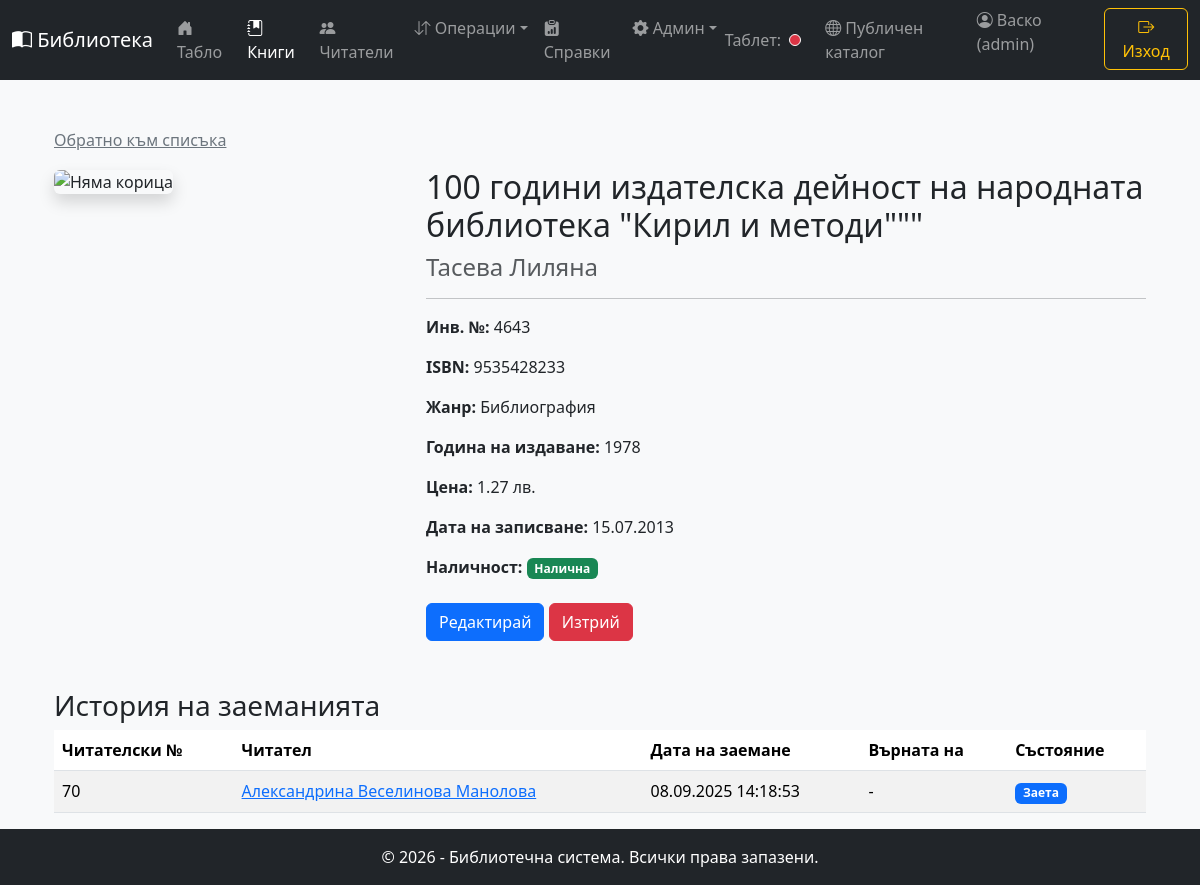
The app's page /book/4643 (signed in) with its own data.
### tables this page shows
CREATE TABLE books ( tom_no VARCHAR(255) PRIMARY KEY, isbn VARCHAR(255), author VARCHAR(255) NOT NULL, title VARCHAR(255) NOT NULL, genre VARCHAR(255), publish_year INT, record_date DATE, price DECIMAL(10, 2), is_donation BOOLEAN DEFAULT FALSE , cover_image TEXT);

CREATE TABLE borrows ( borrow_id INTEGER PRIMARY KEY AUTOINCREMENT, book_tom_no VARCHAR(255) NOT NULL, reader_no VARCHAR(255) NOT NULL, borrow_date DATE NOT NULL, due_date DATE NOT NULL, return_date DATE, signature_path TEXT, fine_amount REAL DEFAULT 0.0, fine_paid_date TEXT, FOREIGN KEY (book_tom_no) REFERENCES books(tom_no), FOREIGN KEY (reader_no) REFERENCES readers(reader_no) );

CREATE TABLE readers ( reader_no VARCHAR(255) PRIMARY KEY, full_name VARCHAR(255) NOT NULL, city VARCHAR(255), address TEXT, phone VARCHAR(50), email VARCHAR(255), profession VARCHAR(255), education VARCHAR(255), gender VARCHAR(10), registration_date DATE, is_under_14 BOOLEAN DEFAULT FALSE, last_registration_year INT );

### application/routes_books.py (the view)
@books_bp.route('/book/<path:tom_no>')
def book_details_page(tom_no):
    conn = get_db()
    book = conn.execute('SELECT * FROM books WHERE tom_no = ?', (tom_no,)).fetchone()
    if not book:
        default_redirect = url_for('public.public_catalog_page') if 'user_id' not in session else url_for('books.books_list_page')
        flash('Книга не е намерена!', 'danger')
        return redirect(default_redirect)
    is_admin_view = 'user_id' in session
    borrow_history = []
    if is_admin_view:
        borrow_history_sql = "SELECT br.*, r.full_name, r.reader_no FROM borrows br JOIN readers r ON br.reader_no = r.reader_no WHERE br.book_tom_no = ? ORDER BY br.borrow_date DESC"
        borrow_history = conn.execute(borrow_history_sql, (tom_no,)).fetchall()
    back_url = request.args.get('back_url', None)
    return render_template('book_details.html', book=book, borrow_history=borrow_history, is_admin_view=is_admin_view, back_url=back_url)

### application/templates/book_details.html (shortened to what this page needs)
{% extends "base.html" %}
{% block content %}
<div class="container mt-4">
    {% if back_url %}
        <a href="{{ back_url }}" class="text-secondary d-block mb-3"><i class="fas fa-arrow-left"></i> Обратно</a>
    {% elif is_admin_view %}
        <a href="{{ url_for('books.books_list_page') }}" class="text-secondary d-block mb-3"> Обратно към списъка</a>
    {% else %}
        <a href="{{ url_for('public.public_catalog_page') }}" class="text-secondary d-block mb-3"><i class="fas fa-arrow-left"></i> Обратно към каталога</a>
    {% endif %}
    <div class="row">
        <div class="col-md-4">
            {% if book.cover_image %}
                <img src="{{ url_for('books.serve_cover', filename=book.cover_image) }}" class="img-fluid rounded shadow" alt="Корица на {{ book.title }}">
            {% else %}
                <img src="{{ url_for('static', filename='placeholder.png') }}" class="img-fluid rounded shadow" alt="Няма корица">
            {% endif %}
        </div>
        <div class="col-md-8">
            <h2>{{ book.title }}</h2>
            <h4 class="text-muted">{{ book.author }}</h4>
            <hr>
            <p><strong>Инв. №:</strong> {{ book.tom_no }}</p>
            <p><strong>ISBN:</strong> {{ book.isbn or 'Няма данни' }}</p>
            <p><strong>Жанр:</strong> {{ book.genre or 'Няма данни' }}</p>
            <p><strong>Година на издаване:</strong> {{ book.publish_year or 'Няма данни' }}</p>
            <p><strong>Цена:</strong> {{ '%.2f лв.'|format(book.price) if book.price is not none else 'Няма данни' }}</p>
            <p><strong>Дата на записване:</strong> {{ book.record_date | format_date_dmy }}</p>
            <p><strong>Наличност:</strong>
                {% if book.is_borrowed %}
                    <span class="badge bg-warning text-dark">Заета</span>
                {% else %}
                    <span class="badge bg-success">Налична</span>
                {% endif %}
            </p>
            {% if is_admin_view %}
            <div class="mt-4">
                <button class="btn btn-primary edit-book-btn"
                        data-bs-toggle="modal"
                        data-bs-target="#editBookModal"
                        data-book-id="{{ book.tom_no }}">
                     Редактирай
                </button>
                <form action="{{ url_for('books.delete_book', tom_no=book.tom_no) }}" method="POST" class="d-inline" onsubmit="return confirm('Сигурни ли сте, че искате да изтриете тази книга?');">
                    <button type="submit" class="btn btn-danger">
                         Изтрий
                    </button>
                </form>
            </div>
            {% endif %}
        </div>
    </div>
    {% if borrow_history %}
    <div class="row mt-5">
        <div class="col">
            <h3>История на заеманията</h3>
            <table class="table table-striped">
                <thead>
                    <tr>
                        <th>Читателски №</th>
                        <th>Читател</th>
                        <th>Дата на заемане</th>
                        <th>Върната на</th>
                        <th>Състояние</th>
                    </tr>
                </thead>
                <tbody>
                    {% for borrow in borrow_history %}
                    <tr>
                        <td>{{ borrow.reader_no }}</td>
                        <td><a href="{{ url_for('readers.reader_details_page', reader_no=borrow.reader_no) }}">{{ borrow.full_name }}</a></td>
                        <td>{{ borrow.borrow_date | format_date_dmy }}</td>
                        <td>{{ (borrow.return_date | format_date_dmy) if borrow.return_date else '-' }}</td>
                        <td>
                            {% if borrow.is_returned %}
                                <span class="badge bg-secondary">Върната</span>
                            {% else %}
                                <span class="badge bg-primary">Заета</span>
                            {% endif %}
                        </td>
                    </tr>
                    {% endfor %}
                </tbody>
            </table>
        </div>
    </div>
    {% endif %}
</div>
{% endblock %}

### application/static/app.css (style rules this page uses)
body { display: flex; flex-direction: column; min-height: 100vh; background-color: #f8f9fa; }

### records on screen
books: title "100 години издателска дейност на народната библиотека \"Кирил и методи\"\"\"", author "Тасева Лиляна", tom_no "4643", isbn "9535428233", genre "Библиография", publish_year "1978", price "1.27 лв.", record_date "15.07.2013"
borrows: reader_no "70", full_name "Александрина Веселинова Манолова", borrow_date "08.09.2025 14:18:53", return_date "-"

### other values on screen
{{ session.username }} "Васко"
{{ session.role }} "admin"
